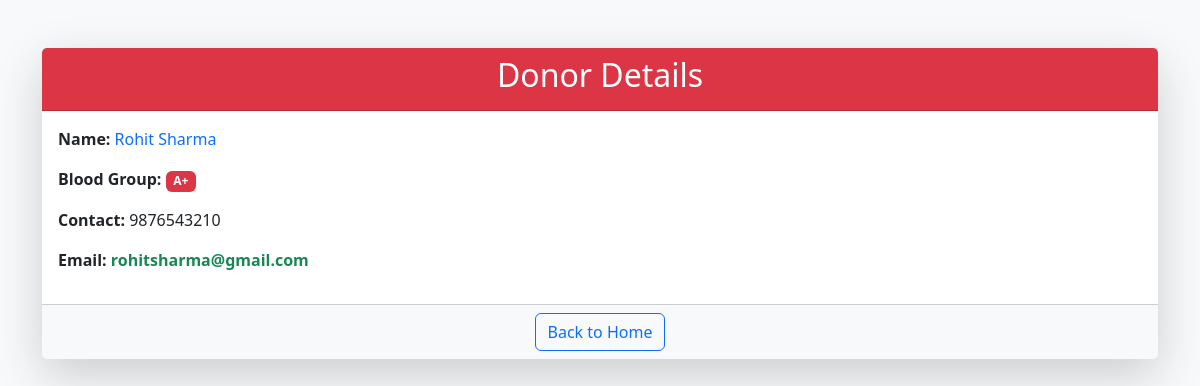
The app's page /donor/Rohit Sharma/ with its own data.
### app/models.py (models this page shows, shortened)
class Donor(models.Model):
    name = models.CharField(max_length=100)
    age = models.IntegerField()
    blood_group = models.CharField(max_length=5)
    contact = models.CharField(max_length=15)
    email = models.EmailField()
    last_donation = models.DateField(null=True, blank=True)

### app/views.py (the view)
# urls.py: path("donor/<str:name>/", views.donor_detail, name="donor_detail"),
def donor_detail(request, name):
     donor = get_object_or_404(Donor, name=name)
     return render(request, "donor_detail.html", {"donor": donor})

### templates/donor_detail.html (shortened to what this page needs)
<!DOCTYPE html>
<html lang="en">
<head>
    <link href="https://cdn.jsdelivr.net/npm/bootstrap@5.3.3/dist/css/bootstrap.min.css" rel="stylesheet">
</head>
<body class="bg-light">
<div class="container my-5">
    <div class="card shadow-lg border-0">
        <div class="card-header bg-danger text-white text-center">
            <h2> Donor Details</h2>
        </div>
        <div class="card-body">
            <p><strong>Name:</strong> <span class="text-primary">{{ donor.name }}</span></p>
            <p><strong>Blood Group:</strong>
                <span class="badge bg-danger">{{ donor.blood_group }}</span>
            </p>
            <p><strong>Contact:</strong> <span class="text-dark">{{ donor.contact }}</span></p>
            <p><strong>Email:</strong>
                <a href="mailto:{{ donor.email }}" class="text-decoration-none text-success fw-bold">
                    {{ donor.email }}
                </a>
            </p>
        </div>
        <div class="card-footer text-center bg-light">
            <a href="{% url 'home' %}" class="btn btn-outline-primary"> Back to Home</a>
        </div>
    </div>
</div>
</body>
</html>

### records on screen
Donor: name "Rohit Sharma", blood_group "A+", contact "9876543210", email "rohitsharma@gmail.com"
